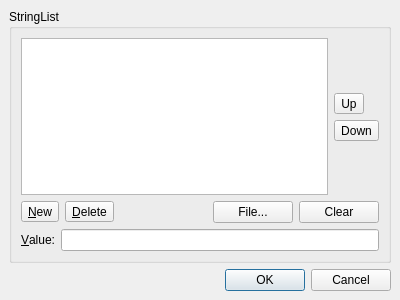
<ui version="4.0" >
 <comment>*********************************************************************
**
** Copyright (C) 1992-2008 Trolltech ASA. All rights reserved.
**
** This file is part of the Qt Designer of the Qt Toolkit.
**
** This file may be used under the terms of the GNU General Public
** License versions 2.0 or 3.0 as published by the Free Software
** Foundation and appearing in the files LICENSE.GPL2 and LICENSE.GPL3
** included in the packaging of this file.  Alternatively you may (at
** your option) use any later version of the GNU General Public
** License if such license has been publicly approved by Trolltech ASA
** (or its successors, if any) and the KDE Free Qt Foundation. In
** addition, as a special exception, Trolltech gives you certain
** additional rights. These rights are described in the Trolltech GPL
** Exception version 1.2, which can be found at
** http://www.trolltech.com/products/qt/gplexception/ and in the file
** GPL_EXCEPTION.txt in this package.
**
** Please review the following information to ensure GNU General
** Public Licensing requirements will be met:
** http://trolltech.com/products/qt/licenses/licensing/opensource/. If
** you are unsure which license is appropriate for your use, please
** review the following information:
** http://trolltech.com/products/qt/licenses/licensing/licensingoverview
** or contact the sales department at sales@trolltech.com.
**
** In addition, as a special exception, Trolltech, as the sole
** copyright holder for Qt Designer, grants users of the Qt/Eclipse
** Integration plug-in the right for the Qt/Eclipse Integration to
** link to functionality provided by Qt Designer and its related
** libraries.
**
** This file is provided "AS IS" with NO WARRANTY OF ANY KIND,
** INCLUDING THE WARRANTIES OF DESIGN, MERCHANTABILITY AND FITNESS FOR
** A PARTICULAR PURPOSE. Trolltech reserves all rights not expressly
** granted herein.
**
** This file is provided AS IS with NO WARRANTY OF ANY KIND, INCLUDING THE
** WARRANTY OF DESIGN, MERCHANTABILITY AND FITNESS FOR A PARTICULAR PURPOSE.
**
*********************************************************************</comment>
 <class>Dialog</class>
 <widget class="QDialog" name="Dialog" >
  <property name="geometry" >
   <rect>
    <x>0</x>
    <y>0</y>
    <width>400</width>
    <height>300</height>
   </rect>
  </property>
  <property name="windowTitle" >
   <string>StringList editor</string>
  </property>
  <layout class="QVBoxLayout" >
   <property name="spacing" >
    <number>6</number>
   </property>
   <property name="margin" >
    <number>9</number>
   </property>
   <item>
    <widget class="QGroupBox" name="groupBox" >
     <property name="title" >
      <string>StringList</string>
     </property>
     <layout class="QGridLayout" >
      <property name="margin" >
       <number>9</number>
      </property>
      <property name="spacing" >
       <number>6</number>
      </property>
      <item row="1" column="0" colspan="2" >
       <layout class="QVBoxLayout" >
        <property name="spacing" >
         <number>6</number>
        </property>
        <property name="margin" >
         <number>0</number>
        </property>
        <item>
         <layout class="QHBoxLayout" >
          <property name="spacing" >
           <number>6</number>
          </property>
          <property name="margin" >
           <number>0</number>
          </property>
          <item>
           <widget class="QToolButton" name="newButton" >
            <property name="toolTip" >
             <string>New String</string>
            </property>
            <property name="text" >
             <string>&amp;New</string>
            </property>
            <property name="toolButtonStyle" >
             <enum>Qt::ToolButtonTextBesideIcon</enum>
            </property>
           </widget>
          </item>
          <item>
           <widget class="QToolButton" name="deleteButton" >
            <property name="toolTip" >
             <string>Delete String</string>
            </property>
            <property name="text" >
             <string>&amp;Delete</string>
            </property>
            <property name="toolButtonStyle" >
             <enum>Qt::ToolButtonTextBesideIcon</enum>
            </property>
           </widget>
          </item>
          <item>
           <spacer>
            <property name="orientation" >
             <enum>Qt::Horizontal</enum>
            </property>
            <property name="sizeHint" stdset="0" >
             <size>
              <width>40</width>
              <height>20</height>
             </size>
            </property>
           </spacer>
          </item>
          <item>
           <widget class="QPushButton" name="fileButton" >
            <property name="text" >
             <string>File...</string>
            </property>
           </widget>
          </item>
          <item>
           <widget class="QPushButton" name="clearButton" >
            <property name="text" >
             <string>Clear</string>
            </property>
           </widget>
          </item>
         </layout>
        </item>
        <item>
         <layout class="QHBoxLayout" >
          <property name="spacing" >
           <number>6</number>
          </property>
          <property name="margin" >
           <number>0</number>
          </property>
          <item>
           <widget class="QLabel" name="label" >
            <property name="text" >
             <string>&amp;Value:</string>
            </property>
            <property name="buddy" >
             <cstring>valueEdit</cstring>
            </property>
           </widget>
          </item>
          <item>
           <widget class="QLineEdit" name="valueEdit" />
          </item>
         </layout>
        </item>
       </layout>
      </item>
      <item row="0" column="1" >
       <layout class="QVBoxLayout" >
        <property name="spacing" >
         <number>6</number>
        </property>
        <property name="margin" >
         <number>0</number>
        </property>
        <item>
         <spacer>
          <property name="orientation" >
           <enum>Qt::Vertical</enum>
          </property>
          <property name="sizeHint" stdset="0" >
           <size>
            <width>20</width>
            <height>40</height>
           </size>
          </property>
         </spacer>
        </item>
        <item>
         <widget class="QToolButton" name="upButton" >
          <property name="toolTip" >
           <string>Move String Up</string>
          </property>
          <property name="text" >
           <string>Up</string>
          </property>
         </widget>
        </item>
        <item>
         <widget class="QToolButton" name="downButton" >
          <property name="toolTip" >
           <string>Move String Down</string>
          </property>
          <property name="text" >
           <string>Down</string>
          </property>
         </widget>
        </item>
        <item>
         <spacer>
          <property name="orientation" >
           <enum>Qt::Vertical</enum>
          </property>
          <property name="sizeHint" stdset="0" >
           <size>
            <width>20</width>
            <height>40</height>
           </size>
          </property>
         </spacer>
        </item>
       </layout>
      </item>
      <item row="0" column="0" >
       <widget class="QListView" name="listView" />
      </item>
     </layout>
    </widget>
   </item>
   <item>
    <widget class="QDialogButtonBox" name="buttonBox" >
     <property name="orientation" >
      <enum>Qt::Horizontal</enum>
     </property>
     <property name="standardButtons" >
      <set>QDialogButtonBox::Cancel|QDialogButtonBox::Ok</set>
     </property>
    </widget>
   </item>
  </layout>
 </widget>
 <resources/>
 <connections>
  <connection>
   <sender>buttonBox</sender>
   <signal>accepted()</signal>
   <receiver>Dialog</receiver>
   <slot>accept()</slot>
   <hints>
    <hint type="sourcelabel" >
     <x>258</x>
     <y>283</y>
    </hint>
    <hint type="destinationlabel" >
     <x>138</x>
     <y>294</y>
    </hint>
   </hints>
  </connection>
  <connection>
   <sender>buttonBox</sender>
   <signal>rejected()</signal>
   <receiver>Dialog</receiver>
   <slot>reject()</slot>
   <hints>
    <hint type="sourcelabel" >
     <x>350</x>
     <y>284</y>
    </hint>
    <hint type="destinationlabel" >
     <x>369</x>
     <y>295</y>
    </hint>
   </hints>
  </connection>
 </connections>
</ui>
